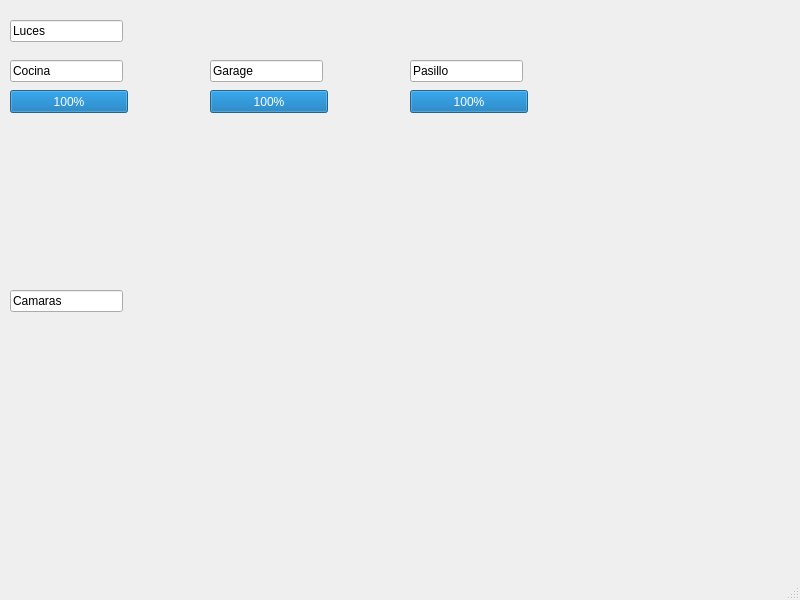
<?xml version="1.0" encoding="UTF-8"?>
<ui version="4.0">
 <class>MainWindow</class>
 <widget class="QMainWindow" name="MainWindow">
  <property name="geometry">
   <rect>
    <x>0</x>
    <y>0</y>
    <width>800</width>
    <height>600</height>
   </rect>
  </property>
  <property name="windowTitle">
   <string>MainWindow</string>
  </property>
  <widget class="QWidget" name="centralwidget">
   <widget class="QProgressBar" name="pgb_cocina">
    <property name="geometry">
     <rect>
      <x>10</x>
      <y>90</y>
      <width>118</width>
      <height>23</height>
     </rect>
    </property>
    <property name="value">
     <number>100</number>
    </property>
   </widget>
   <widget class="QProgressBar" name="pgb_garage">
    <property name="geometry">
     <rect>
      <x>210</x>
      <y>90</y>
      <width>118</width>
      <height>23</height>
     </rect>
    </property>
    <property name="value">
     <number>100</number>
    </property>
   </widget>
   <widget class="QProgressBar" name="pgb_pasillo">
    <property name="geometry">
     <rect>
      <x>410</x>
      <y>90</y>
      <width>118</width>
      <height>23</height>
     </rect>
    </property>
    <property name="value">
     <number>100</number>
    </property>
   </widget>
   <widget class="QLineEdit" name="LE_Cocina">
    <property name="geometry">
     <rect>
      <x>10</x>
      <y>60</y>
      <width>113</width>
      <height>22</height>
     </rect>
    </property>
    <property name="text">
     <string>Cocina</string>
    </property>
   </widget>
   <widget class="QLineEdit" name="LE_Garage">
    <property name="geometry">
     <rect>
      <x>210</x>
      <y>60</y>
      <width>113</width>
      <height>22</height>
     </rect>
    </property>
    <property name="text">
     <string>Garage</string>
    </property>
   </widget>
   <widget class="QLineEdit" name="LE_Pasillo">
    <property name="geometry">
     <rect>
      <x>410</x>
      <y>60</y>
      <width>113</width>
      <height>22</height>
     </rect>
    </property>
    <property name="text">
     <string>Pasillo</string>
    </property>
   </widget>
   <widget class="QLineEdit" name="LE_Luces">
    <property name="geometry">
     <rect>
      <x>10</x>
      <y>20</y>
      <width>113</width>
      <height>22</height>
     </rect>
    </property>
    <property name="text">
     <string>Luces</string>
    </property>
   </widget>
   <widget class="QLabel" name="label">
    <property name="geometry">
     <rect>
      <x>10</x>
      <y>120</y>
      <width>171</width>
      <height>151</height>
     </rect>
    </property>
    <property name="text">
     <string/>
    </property>
    <property name="pixmap">
     <pixmap>assets/cocina.png</pixmap>
    </property>
    <property name="scaledContents">
     <bool>true</bool>
    </property>
   </widget>
   <widget class="QLabel" name="label_2">
    <property name="geometry">
     <rect>
      <x>210</x>
      <y>120</y>
      <width>161</width>
      <height>151</height>
     </rect>
    </property>
    <property name="text">
     <string/>
    </property>
    <property name="pixmap">
     <pixmap>assets/garage.png</pixmap>
    </property>
    <property name="scaledContents">
     <bool>true</bool>
    </property>
   </widget>
   <widget class="QLabel" name="label_3">
    <property name="geometry">
     <rect>
      <x>410</x>
      <y>120</y>
      <width>171</width>
      <height>151</height>
     </rect>
    </property>
    <property name="text">
     <string/>
    </property>
    <property name="pixmap">
     <pixmap>assets/pasillo.png</pixmap>
    </property>
    <property name="scaledContents">
     <bool>true</bool>
    </property>
   </widget>
   <widget class="QLineEdit" name="lineEdit">
    <property name="geometry">
     <rect>
      <x>10</x>
      <y>290</y>
      <width>113</width>
      <height>22</height>
     </rect>
    </property>
    <property name="text">
     <string>Camaras</string>
    </property>
   </widget>
  </widget>
  <widget class="QStatusBar" name="statusbar"/>
 </widget>
 <resources/>
 <connections/>
</ui>
